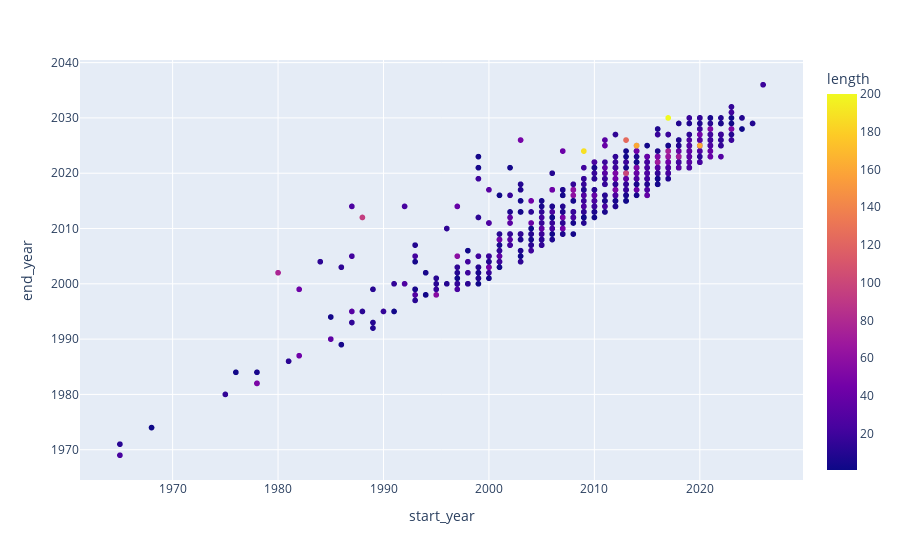

Notebook code cell kept with this figure:
### Markdown cell above
First, the plot of 'start_year' vs. 'end_year' shows that the duration of a project isn't strictly tied to how long the rail line is going to be. There are clearly other factors that dictate how quickly a project can be built.

### Code cell
fig = px.scatter(df_engineered, x="start_year",y='end_year',color = 'length')
fig.show()

### Figure 1 — Plotly figure (JSON) as saved in the notebook; plotly's stock layout.template omitted (floating-point values rounded to 4 significant figures; data arrays with more than 128 entries replaced by an {"elided": "..."} marker saying what was removed)
{"data": [{"hovertemplate": "start_year=%{x}<br>end_year=%{y}<br>length=%{marker.color}<extra></extra>", "legendgroup": "", "marker": {"color": {"elided": "1015 float values"}, "coloraxis": "coloraxis", "symbol": "circle"}, "mode": "markers", "name": "", "showlegend": false, "type": "scattergl", "x": {"elided": "1015 int values"}, "xaxis": "x", "y": {"elided": "1015 int values"}, "yaxis": "y"}], "layout": {"coloraxis": {"colorbar": {"title": {"text": "length"}}, "colorscale": [[0, "#0d0887"], [0.1111, "#46039f"], [0.2222, "#7201a8"], [0.3333, "#9c179e"], [0.4444, "#bd3786"], [0.5556, "#d8576b"], [0.6667, "#ed7953"], [0.7778, "#fb9f3a"], [0.8889, "#fdca26"], [1, "#f0f921"]]}, "legend": {"tracegroupgap": 0}, "margin": {"t": 60}, "xaxis": {"anchor": "y", "domain": [0, 1], "title": {"text": "start_year"}}, "yaxis": {"anchor": "x", "domain": [0, 1], "title": {"text": "end_year"}}}}
